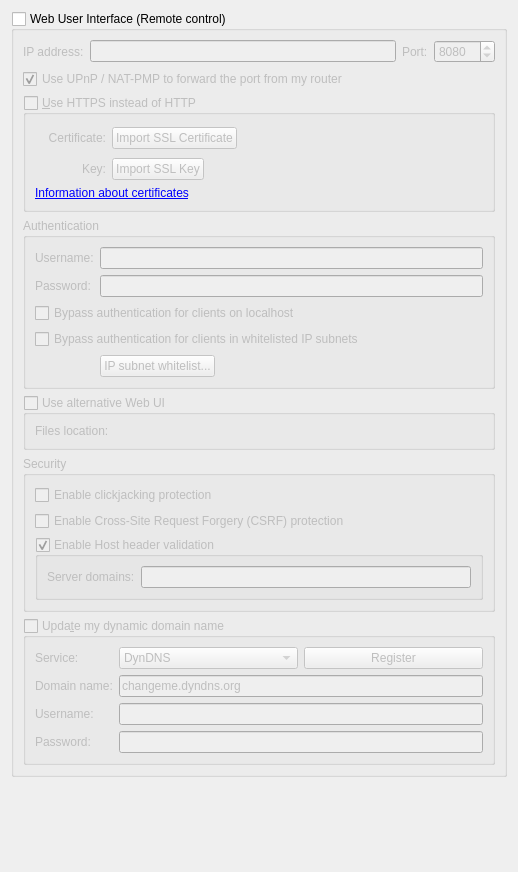
          <widget class="QWidget" name="scrollAreaWidgetContents_7">
           <property name="geometry">
            <rect>
             <x>0</x>
             <y>0</y>
             <width>518</width>
             <height>872</height>
            </rect>
           </property>
           <layout class="QVBoxLayout" name="verticalLayout_23">
            <item>
             <widget class="QGroupBox" name="checkWebUi">
              <property name="title">
               <string>Web User Interface (Remote control)</string>
              </property>
              <property name="checkable">
               <bool>true</bool>
              </property>
              <property name="checked">
               <bool>false</bool>
              </property>
              <layout class="QVBoxLayout" name="verticalLayout_2">
               <item>
                <layout class="QHBoxLayout" name="horizontalLayout_2">
                 <item>
                  <widget class="QLabel" name="lblWebUiAddress">
                   <property name="text">
                    <string>IP address:</string>
                   </property>
                  </widget>
                 </item>
                 <item>
                  <widget class="QLineEdit" name="textWebUiAddress">
                   <property name="toolTip">
                    <string>IP address that the Web UI will bind to.
Specify an IPv4 or IPv6 address. You can specify &quot;0.0.0.0&quot; for any IPv4 address,
&quot;::&quot; for any IPv6 address, or &quot;*&quot; for both IPv4 and IPv6.</string>
                   </property>
                  </widget>
                 </item>
                 <item>
                  <widget class="QLabel" name="lblWebUiPort">
                   <property name="text">
                    <string>Port:</string>
                   </property>
                  </widget>
                 </item>
                 <item>
                  <widget class="QSpinBox" name="spinWebUiPort">
                   <property name="minimum">
                    <number>1</number>
                   </property>
                   <property name="maximum">
                    <number>65535</number>
                   </property>
                   <property name="value">
                    <number>8080</number>
                   </property>
                  </widget>
                 </item>
                </layout>
               </item>
               <item>
                <widget class="QCheckBox" name="checkWebUIUPnP">
                 <property name="text">
                  <string>Use UPnP / NAT-PMP to forward the port from my router</string>
                 </property>
                 <property name="checked">
                  <bool>true</bool>
                 </property>
                </widget>
               </item>
               <item>
                <widget class="QGroupBox" name="checkWebUiHttps">
                 <property name="title">
                  <string>&amp;Use HTTPS instead of HTTP</string>
                 </property>
                 <property name="checkable">
                  <bool>true</bool>
                 </property>
                 <property name="checked">
                  <bool>false</bool>
                 </property>
                 <layout class="QGridLayout" name="gridLayout_11">
                  <item row="0" column="0">
                   <widget class="QLabel" name="lblSslCertStatus"/>
                  </item>
                  <item row="0" column="1">
                   <widget class="QLabel" name="lblWebUiCrt">
                    <property name="text">
                     <string>Certificate:</string>
                    </property>
                    <property name="alignment">
                     <set>Qt::AlignRight|Qt::AlignTrailing|Qt::AlignVCenter</set>
                    </property>
                   </widget>
                  </item>
                  <item row="0" column="2">
                   <layout class="QHBoxLayout" name="horizontalLayout_4">
                    <item>
                     <widget class="QPushButton" name="btnWebUiCrt">
                      <property name="text">
                       <string>Import SSL Certificate</string>
                      </property>
                     </widget>
                    </item>
                    <item>
                     <spacer name="horizontalSpacer_12">
                      <property name="orientation">
                       <enum>Qt::Horizontal</enum>
                      </property>
                      <property name="sizeHint" stdset="0">
                       <size>
                        <width>138</width>
                        <height>28</height>
                       </size>
                      </property>
                     </spacer>
                    </item>
                   </layout>
                  </item>
                  <item row="1" column="0">
                   <widget class="QLabel" name="lblSslKeyStatus"/>
                  </item>
                  <item row="1" column="1">
                   <widget class="QLabel" name="lblWebUiKey">
                    <property name="text">
                     <string>Key:</string>
                    </property>
                    <property name="alignment">
                     <set>Qt::AlignRight|Qt::AlignTrailing|Qt::AlignVCenter</set>
                    </property>
                   </widget>
                  </item>
                  <item row="1" column="2">
                   <layout class="QHBoxLayout" name="horizontalLayout_5">
                    <item>
                     <widget class="QPushButton" name="btnWebUiKey">
                      <property name="text">
                       <string>Import SSL Key</string>
                      </property>
                     </widget>
                    </item>
                    <item>
                     <spacer name="horizontalSpacer_13">
                      <property name="orientation">
                       <enum>Qt::Horizontal</enum>
                      </property>
                      <property name="sizeHint" stdset="0">
                       <size>
                        <width>40</width>
                        <height>20</height>
                       </size>
                      </property>
                     </spacer>
                    </item>
                   </layout>
                  </item>
                  <item row="2" column="0" colspan="3">
                   <widget class="QLabel" name="lblWebUIInfo">
                    <property name="text">
                     <string>&lt;a href=https://httpd.apache.org/docs/current/ssl/ssl_faq.html#aboutcerts&gt;Information about certificates&lt;/a&gt;</string>
                    </property>
                    <property name="openExternalLinks">
                     <bool>true</bool>
                    </property>
                   </widget>
                  </item>
                 </layout>
                </widget>
               </item>
               <item>
                <widget class="QGroupBox" name="groupWebUiAuth">
                 <property name="title">
                  <string>Authentication</string>
                 </property>
                 <layout class="QGridLayout" name="gridLayout_10">
                  <item row="0" column="1" rowspan="3">
                   <widget class="QLineEdit" name="textWebUiUsername">
                    <property name="text">
                     <string/>
                    </property>
                    <property name="maxLength">
                     <number>1000</number>
                    </property>
                    <property name="echoMode">
                     <enum>QLineEdit::Normal</enum>
                    </property>
                   </widget>
                  </item>
                  <item row="3" column="1">
                   <widget class="QLineEdit" name="textWebUiPassword">
                    <property name="text">
                     <string/>
                    </property>
                    <property name="maxLength">
                     <number>1000</number>
                    </property>
                    <property name="echoMode">
                     <enum>QLineEdit::Password</enum>
                    </property>
                   </widget>
                  </item>
                  <item row="4" column="0" colspan="2">
                   <widget class="QCheckBox" name="checkBypassLocalAuth">
                    <property name="text">
                     <string>Bypass authentication for clients on localhost</string>
                    </property>
                   </widget>
                  </item>
                  <item row="5" column="0" colspan="2">
                   <widget class="QCheckBox" name="checkBypassAuthSubnetWhitelist">
                    <property name="text">
                     <string>Bypass authentication for clients in whitelisted IP subnets</string>
                    </property>
                   </widget>
                  </item>
                  <item row="6" column="1">
                   <widget class="QPushButton" name="IPSubnetWhitelistButton">
                    <property name="sizePolicy">
                     <sizepolicy hsizetype="Fixed" vsizetype="Fixed">
                      <horstretch>0</horstretch>
                      <verstretch>0</verstretch>
                     </sizepolicy>
                    </property>
                    <property name="text">
                     <string>IP subnet whitelist...</string>
                    </property>
                   </widget>
                  </item>
                  <item row="0" column="0" rowspan="3">
                   <widget class="QLabel" name="lblWebUiUsername">
                    <property name="text">
                     <string>Username:</string>
                    </property>
                   </widget>
                  </item>
                  <item row="3" column="0">
                   <widget class="QLabel" name="lblWebUiPassword">
                    <property name="text">
                     <string>Password:</string>
                    </property>
                   </widget>
                  </item>
                 </layout>
                </widget>
               </item>
               <item>
                <widget class="QGroupBox" name="groupAltWebUI">
                 <property name="title">
                  <string>Use alternative Web UI</string>
                 </property>
                 <property name="checkable">
                  <bool>true</bool>
                 </property>
                 <property name="checked">
                  <bool>false</bool>
                 </property>
                 <layout class="QGridLayout" name="gridLayout_8">
                  <item row="0" column="0">
                   <widget class="QLabel" name="labelWebUIRootFolder">
                    <property name="text">
                     <string>Files location:</string>
                    </property>
                   </widget>
                  </item>
                  <item row="0" column="1">
                   <widget class="FileSystemPathLineEdit" name="textWebUIRootFolder" native="true"/>
                  </item>
                 </layout>
                </widget>
               </item>
               <item>
                <widget class="QGroupBox" name="groupBox_3">
                 <property name="title">
                  <string>Security</string>
                 </property>
                 <layout class="QVBoxLayout" name="verticalLayout_33">
                  <item>
                   <widget class="QCheckBox" name="checkClickjacking">
                    <property name="text">
                     <string>Enable clickjacking protection</string>
                    </property>
                   </widget>
                  </item>
                  <item>
                   <widget class="QCheckBox" name="checkCSRFProtection">
                    <property name="text">
                     <string>Enable Cross-Site Request Forgery (CSRF) protection</string>
                    </property>
                   </widget>
                  </item>
                  <item>
                   <widget class="QGroupBox" name="groupHostHeaderValidation">
                    <property name="title">
                     <string>Enable Host header validation</string>
                    </property>
                    <property name="checkable">
                     <bool>true</bool>
                    </property>
                    <layout class="QVBoxLayout" name="verticalLayout_32">
                     <item>
                      <layout class="QHBoxLayout" name="horizontalLayout_10">
                       <item>
                        <widget class="QLabel" name="labelServerDomains">
                         <property name="text">
                          <string>Server domains:</string>
                         </property>
                        </widget>
                       </item>
                       <item>
                        <widget class="QLineEdit" name="textServerDomains">
                         <property name="toolTip">
                          <string>Whitelist for filtering HTTP Host header values.
In order to defend against DNS rebinding attack,
you should put in domain names used by WebUI server.

Use ';' to split multiple entries. Can use wildcard '*'.</string>
                         </property>
                        </widget>
                       </item>
                      </layout>
                     </item>
                    </layout>
                   </widget>
                  </item>
                 </layout>
                </widget>
               </item>
               <item>
                <widget class="QGroupBox" name="checkDynDNS">
                 <property name="title">
                  <string>Upda&amp;te my dynamic domain name</string>
                 </property>
                 <property name="checkable">
                  <bool>true</bool>
                 </property>
                 <property name="checked">
                  <bool>false</bool>
                 </property>
                 <layout class="QFormLayout" name="formLayout_5">
                  <item row="0" column="0">
                   <widget class="QLabel" name="label_19">
                    <property name="text">
                     <string>Service:</string>
                    </property>
                   </widget>
                  </item>
                  <item row="0" column="1">
                   <layout class="QHBoxLayout" name="horizontalLayout_3">
                    <item>
                     <widget class="QComboBox" name="comboDNSService">
                      <item>
                       <property name="text">
                        <string notr="true">DynDNS</string>
                       </property>
                      </item>
                      <item>
                       <property name="text">
                        <string notr="true">No-IP</string>
                       </property>
                      </item>
                     </widget>
                    </item>
                    <item>
                     <widget class="QPushButton" name="registerDNSBtn">
                      <property name="text">
                       <string>Register</string>
                      </property>
                     </widget>
                    </item>
                   </layout>
                  </item>
                  <item row="1" column="0">
                   <widget class="QLabel" name="label_20">
                    <property name="text">
                     <string>Domain name:</string>
                    </property>
                   </widget>
                  </item>
                  <item row="1" column="1">
                   <widget class="QLineEdit" name="domainNameTxt">
                    <property name="text">
                     <string notr="true">changeme.dyndns.org</string>
                    </property>
                   </widget>
                  </item>
                  <item row="2" column="0">
                   <widget class="QLabel" name="label_21">
                    <property name="text">
                     <string>Username:</string>
                    </property>
                   </widget>
                  </item>
                  <item row="2" column="1">
                   <widget class="QLineEdit" name="DNSUsernameTxt">
                    <property name="maxLength">
                     <number>50</number>
                    </property>
                   </widget>
                  </item>
                  <item row="3" column="0">
                   <widget class="QLabel" name="label_22">
                    <property name="text">
                     <string>Password:</string>
                    </property>
                   </widget>
                  </item>
                  <item row="3" column="1">
                   <widget class="QLineEdit" name="DNSPasswordTxt">
                    <property name="maxLength">
                     <number>50</number>
                    </property>
                    <property name="echoMode">
                     <enum>QLineEdit::Password</enum>
                    </property>
                   </widget>
                  </item>
                 </layout>
                </widget>
               </item>
              </layout>
             </widget>
            </item>
            <item>
             <spacer name="verticalSpacer">
              <property name="orientation">
               <enum>Qt::Vertical</enum>
              </property>
              <property name="sizeHint" stdset="0">
               <size>
                <width>20</width>
                <height>40</height>
               </size>
              </property>
             </spacer>
            </item>
           </layout>
          </widget>
